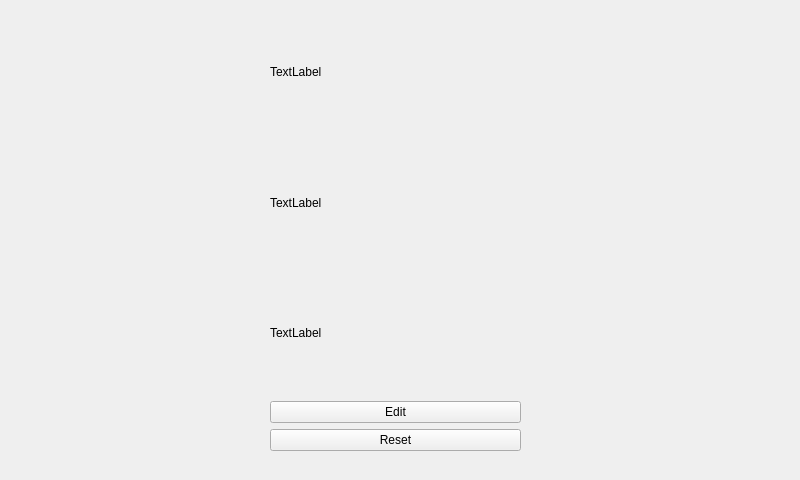
<?xml version="1.0" encoding="UTF-8"?>
<ui version="4.0">
 <class>DetailsWidget</class>
 <widget class="QWidget" name="DetailsWidget">
  <property name="geometry">
   <rect>
    <x>0</x>
    <y>0</y>
    <width>800</width>
    <height>480</height>
   </rect>
  </property>
  <property name="windowTitle">
   <string>Form</string>
  </property>
  <widget class="QWidget" name="verticalLayoutWidget">
   <property name="geometry">
    <rect>
     <x>270</x>
     <y>10</y>
     <width>251</width>
     <height>441</height>
    </rect>
   </property>
   <layout class="QVBoxLayout" name="detail_layout">
    <item>
     <widget class="QLabel" name="kanji_label">
      <property name="text">
       <string>TextLabel</string>
      </property>
     </widget>
    </item>
    <item>
     <widget class="QLabel" name="meaning_label">
      <property name="text">
       <string>TextLabel</string>
      </property>
     </widget>
    </item>
    <item>
     <widget class="QLabel" name="reading_label">
      <property name="text">
       <string>TextLabel</string>
      </property>
     </widget>
    </item>
    <item>
     <widget class="QPushButton" name="edit_button">
      <property name="text">
       <string>Edit</string>
      </property>
     </widget>
    </item>
    <item>
     <widget class="QPushButton" name="reset_button">
      <property name="text">
       <string>Reset</string>
      </property>
     </widget>
    </item>
   </layout>
  </widget>
 </widget>
 <resources/>
 <connections/>
</ui>
